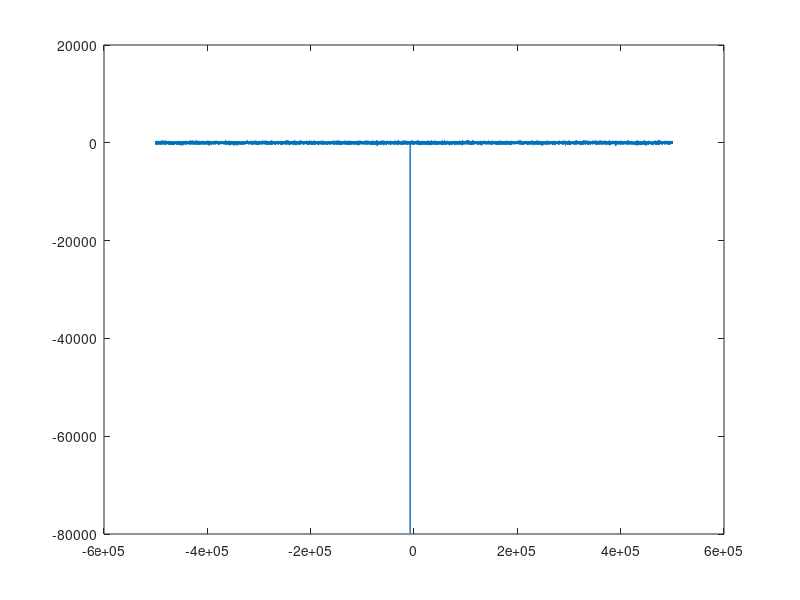

Write MATLAB code to recreate this figure.
clear;
clc;

load('qamData.mat');


Ts = 1/1e6;
fs = 1/Ts;

% Eliminate phase change
qamData = qamData.^4;

% 
resolution = 50; % Hz
NFFT = fs/resolution;
qamData_fft = fftshift(fft(qamData, NFFT));

freq = linspace(-fs/2,fs/2-fs/NFFT,NFFT);
plot(freq, qamData_fft);


